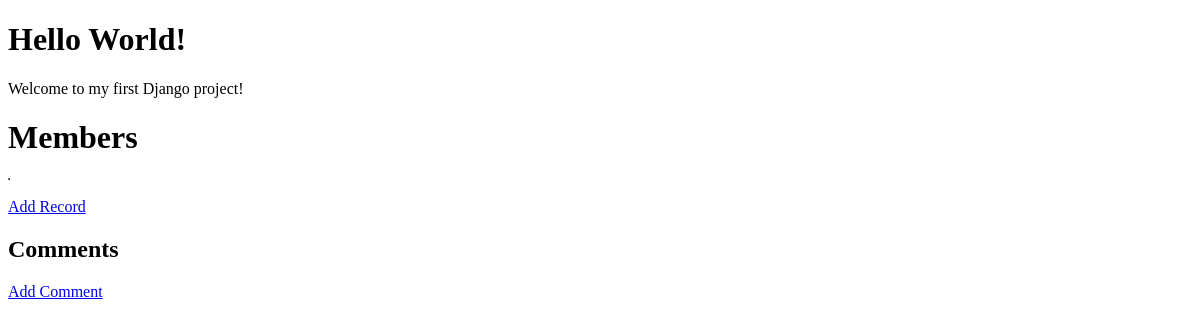
/members/, run on an earlier commit of the app's database.
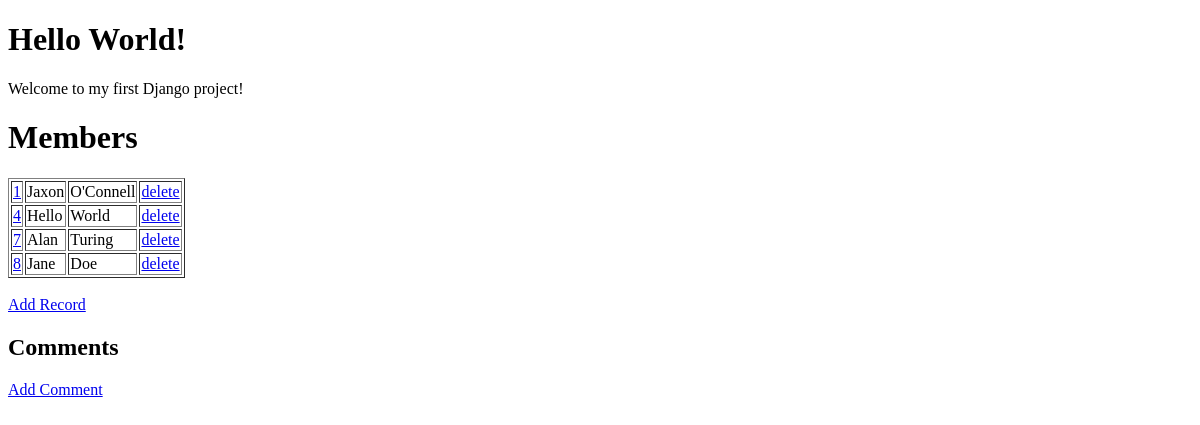
And on a later commit of the database.
### members/models.py (models this page shows)
class Members(models.Model):
	firstname = models.CharField(max_length=255)
	lastname = models.CharField(max_length=255)

### members/views.py (the view)
# urls.py: path("", views.index, name="index"),
def index(request):
	mymembers = Members.objects.all().values()
	comments = Comments.objects.all().values()
	template = loader.get_template("index.html")
	context = {
		"mymembers": mymembers,
		"comments":comments
	}
	return HttpResponse(template.render(context, request))

### members/templates/index.html (shortened to what this page needs)
<!DOCTYPE html>
<html>
<body>
<h1>Hello World!</h1>
<p>Welcome to my first Django project!</p>
<h1>Members</h1>
<table border="1">
{% for x in mymembers %}
<tr>
<td><a href="update/{{ x.id }}">{{ x.id }}</a></td>
<td>{{ x.firstname }}</td>
<td>{{ x.lastname }}</td>
<td><a href="delete/{{ x.id }}">delete</a></td>
</tr>
{% endfor %}
</table>
<br>
<a href="add">Add Record</a>
<br>
<h2>Comments</h2>
<a href="addcomment">Add Comment</a>
</body>
</html>

What changed in the data, as far as the page shows it:
added Members: id "1", firstname "Jaxon", lastname "O'Connell"
added Members: id "4", firstname "Hello", lastname "World"
added Members: id "7", firstname "Alan", lastname "Turing"
added Members: id "8", firstname "Jane", lastname "Doe"
